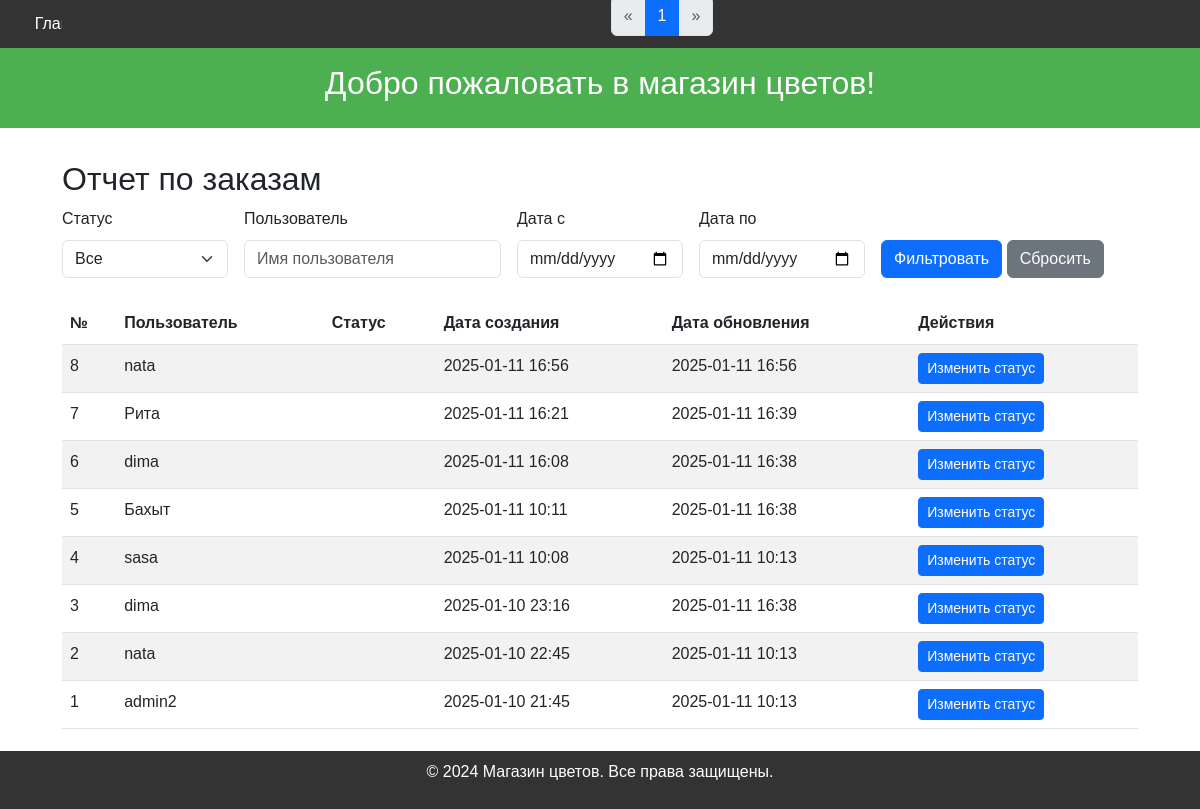
Before: /orders/report/ (signed in) with the older database file.
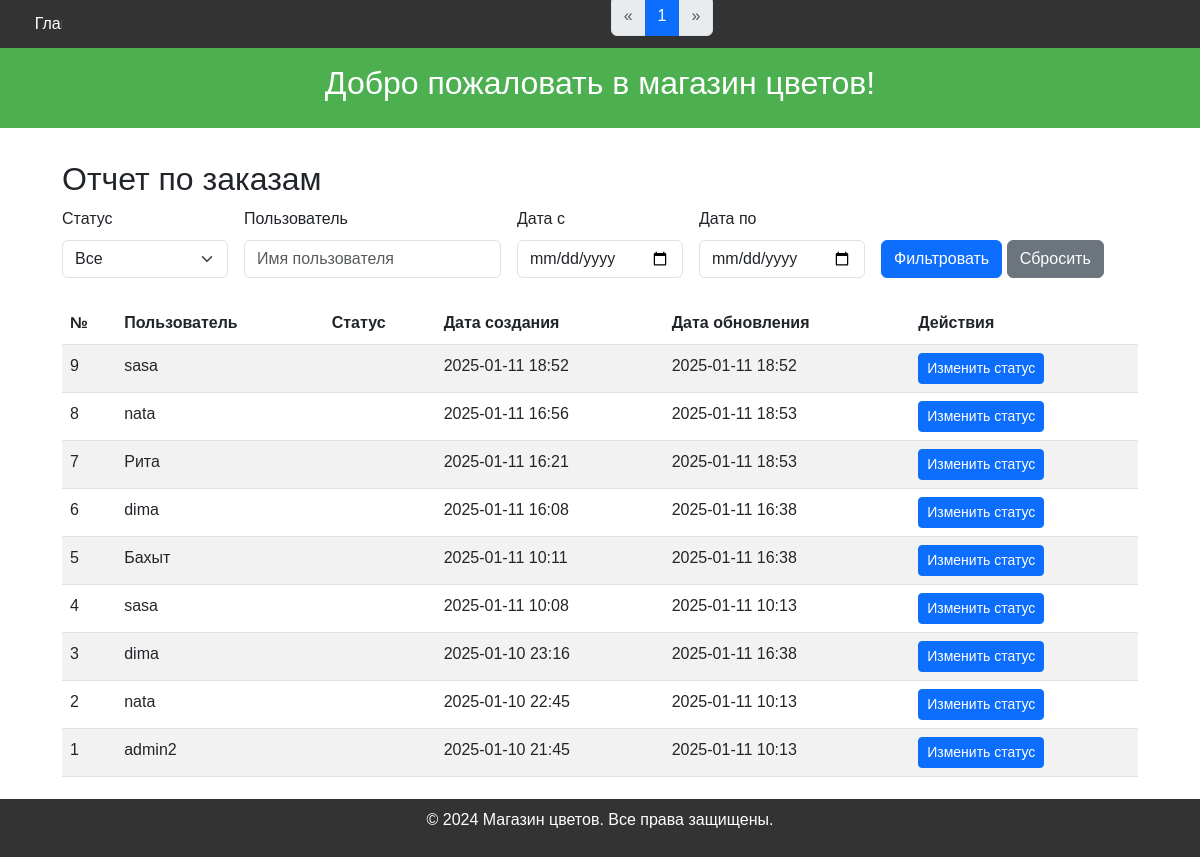
After: the same page with the newer database file.
### orders/models.py (models this page shows, shortened)
class Order(models.Model):
    STATUS_CHOICES = [
        ('pending', 'Ожидает'),
        ('paid', 'Оплачен'),
        ('shipped', 'Отправлен'),
        ('delivered', 'Доставлен'),
        ('cancelled', 'Отменен'),
    ]
    user = models.ForeignKey(settings.AUTH_USER_MODEL, on_delete=models.CASCADE, related_name="orders")
    status = models.CharField(max_length=50, default="В обработке")
    created_at = models.DateTimeField(auto_now_add=True)
    updated_at = models.DateTimeField(auto_now=True)
    unique_key = models.UUIDField(default=uuid.uuid4, unique=True)
    total_price = models.DecimalField(max_digits=10, decimal_places=2, default=0, verbose_name="Общая стоимость заказа")
    recipient_name = models.CharField(max_length=100, blank=True, verbose_name='Имя получателя')
    phone = models.CharField(max_length=15, blank=True, verbose_name='Телефон')
    address = models.TextField(blank=True, verbose_name='Адрес доставки')
    comment = models.TextField(blank=True, verbose_name='Комментарий к заказу')

### users/models.py (models this page shows)
class User(AbstractUser):
    groups = models.ManyToManyField(Group, related_name='custom_user_set')
    user_permissions = models.ManyToManyField(Permission, related_name='custom_user_permissions_set')
    phone = models.CharField(max_length=15, blank=True)
    address = models.TextField(blank=True)
    email = models.EmailField(unique=True)
    telegram_id = models.CharField(max_length=50, blank=True, null=True, unique=True, verbose_name="Telegram ID")

### orders/views.py (the view)
# urls.py: path('report/', views.order_report, name='order_report'),  # Отчет по заказам
@user_passes_test(is_admin)
def order_report(request):
    orders = Order.objects.select_related('user').prefetch_related('items__product').all()
    status_filter = request.GET.get('status')
    user_filter = request.GET.get('user')
    date_from = request.GET.get('date_from')
    date_to = request.GET.get('date_to')
    if status_filter and status_filter != 'all':
        orders = orders.filter(status=status_filter)
    if user_filter:
        orders = orders.filter(user__username__icontains=user_filter)
    if date_from:
        orders = orders.filter(created_at__date__gte=date_from)
    if date_to:
        orders = orders.filter(created_at__date__lte=date_to)
    sort_by = request.GET.get('sort', '-created_at')
    orders = orders.order_by(sort_by)
    paginator = Paginator(orders, 20)  # 20 заказов на страницу
    page_number = request.GET.get('page')
    page_obj = paginator.get_page(page_number)
    statuses = Order.STATUS_CHOICES
    context = {
        'page_obj': page_obj,
        'statuses': statuses,
        'current_status': status_filter or 'all',
        'current_user': user_filter or '',
        'date_from': date_from or '',
        'date_to': date_to or '',
        'sort_by': sort_by,
        'orders': orders,
    }
    return render(request, 'orders/order_report.html', context)

### orders/views.py (called while the page is built)
def is_admin(user):
    return user.is_staff

### templates/orders/order_report.html (shortened to what this page needs)
{% extends 'base.html' %}
{% block content %}
<h2>Отчет по заказам</h2>
<form method="get" class="row g-3 mb-4">
    <div class="col-md-2">
        <label for="status" class="form-label">Статус</label>
        <select name="status" id="status" class="form-select">
            <option value="all" {% if current_status == 'all' %}selected{% endif %}>Все</option>
        </select>
    </div>
    <div class="col-md-3">
        <label for="user" class="form-label">Пользователь</label>
        <input type="text" name="user" id="user" value="{{ current_user }}" class="form-control" placeholder="Имя пользователя">
    </div>
    <div class="col-md-2">
        <label for="date_from" class="form-label">Дата с</label>
        <input type="date" name="date_from" id="date_from" value="{{ date_from }}" class="form-control">
    </div>
    <div class="col-md-2">
        <label for="date_to" class="form-label">Дата по</label>
        <input type="date" name="date_to" id="date_to" value="{{ date_to }}" class="form-control">
    </div>
    <div class="col-md-3 align-self-end">
        <button type="submit" class="btn btn-primary">Фильтровать</button>
        <a href="{% url 'order_report' %}" class="btn btn-secondary">Сбросить</a>
    </div>
</form>
<table class="table table-striped">
    <thead>
        <tr>
            <th>№</th>
            <th>Пользователь</th>
            <th>Статус</th>
            <th>Дата создания</th>
            <th>Дата обновления</th>
            <th>Действия</th>
        </tr>
    </thead>
    <tbody>
        {% for order in page_obj.object_list %}
            <tr>
                <td>{{ order.id }}</td>
                <td>{{ order.user.username }}</td>
                <td>{{ order.get_status_display }}</td>
                <td>{{ order.created_at|date:"Y-m-d H:i" }}</td>
                <td>{{ order.updated_at|date:"Y-m-d H:i" }}</td>
                <td>
                    <a href="{% url 'order_update' order.id %}" class="btn btn-sm btn-primary">Изменить статус</a>
                </td>
            </tr>
        {% empty %}
            <tr>
                <td colspan="6">Нет заказов.</td>
            </tr>
        {% endfor %}
    </tbody>
</table>
<nav aria-label="Page navigation">
    <ul class="pagination">
        {% if page_obj.has_previous %}
            <li class="page-item">
                <a class="page-link" href="?{% if current_status %}status={{ current_status }}&amp;{% endif %}{% if current_user %}user={{ current_user }}&amp;{% endif %}{% if date_from %}date_from={{ date_from }}&amp;{% endif %}{% if date_to %}date_to={{ date_to }}&amp;{% endif %}page={{ page_obj.previous_page_number }}" aria-label="Previous">
                    <span aria-hidden="true">&laquo;</span>
                </a>
            </li>
        {% else %}
            <li class="page-item disabled">
                <span class="page-link" aria-label="Previous">
                    <span aria-hidden="true">&laquo;</span>
                </span>
            </li>
        {% endif %}
        {% for num in page_obj.paginator.page_range %}
            {% if page_obj.number == num %}
                <li class="page-item active"><span class="page-link">{{ num }}</span></li>
            {% endif %}
        {% endfor %}
        {% if page_obj.has_next %}
            <li class="page-item">
                <a class="page-link" href="?{% if current_status %}status={{ current_status }}&amp;{% endif %}{% if current_user %}user={{ current_user }}&amp;{% endif %}{% if date_from %}date_from={{ date_from }}&amp;{% endif %}{% if date_to %}date_to={{ date_to }}&amp;{% endif %}page={{ page_obj.next_page_number }}" aria-label="Next">
                    <span aria-hidden="true">&raquo;</span>
                </a>
            </li>
        {% else %}
            <li class="page-item disabled">
                <span class="page-link" aria-label="Next">
                    <span aria-hidden="true">&raquo;</span>
                </span>
            </li>
        {% endif %}
    </ul>
</nav>
{% endblock %}

Changed rows visible on the page:
added Order: id "9", user.username "sasa", created_at "2025-01-11 18:52", updated_at "2025-01-11 18:52"
changed Order id 8: updated_at "2025-01-11 16:56" → "2025-01-11 18:53"
changed Order "Рита": updated_at "2025-01-11 16:39" → "2025-01-11 18:53"
